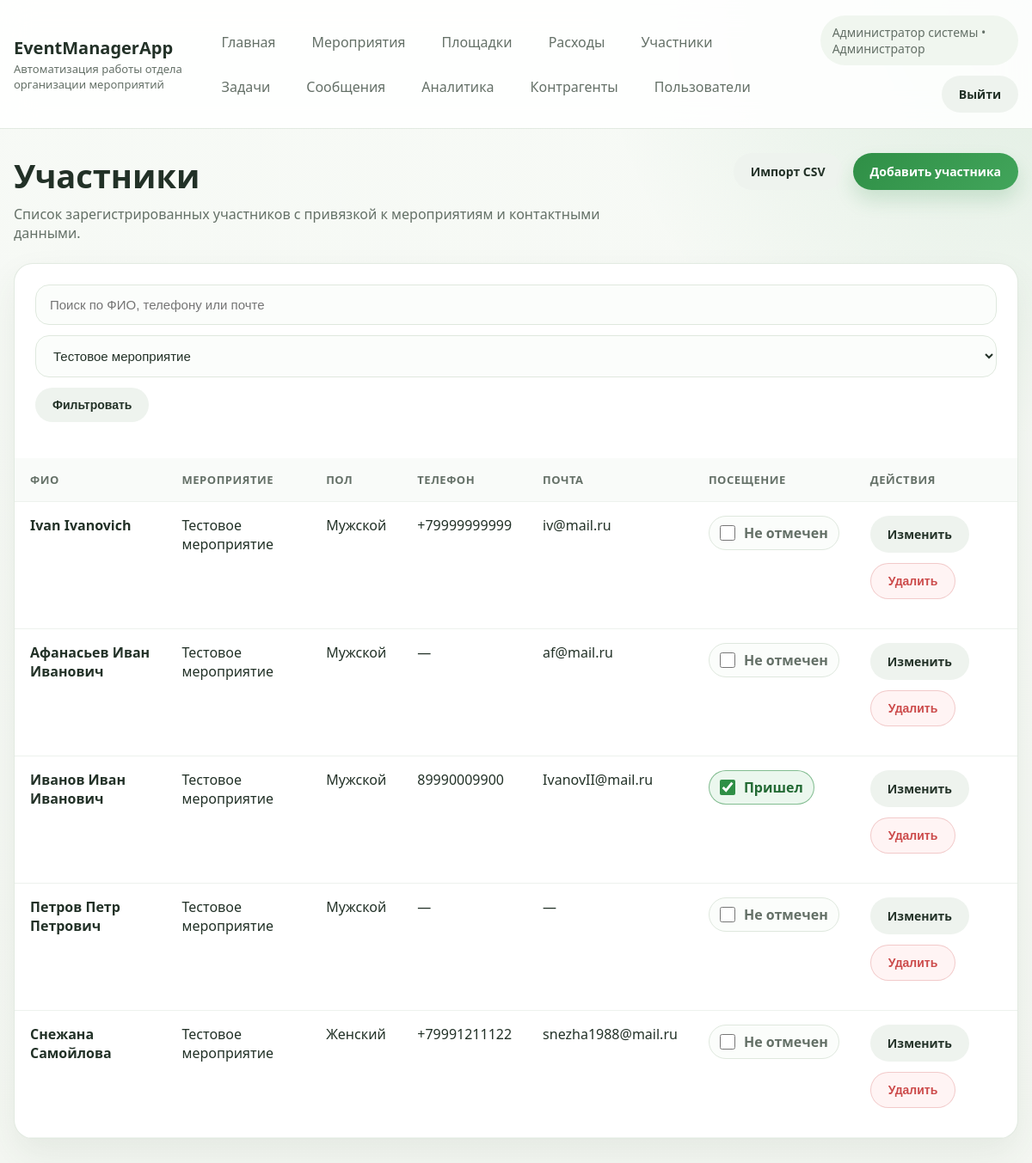
/participants/?event=159 (signed in), run on the app's committed database.
### main/models.py (models this page shows, shortened)
class Employee(AbstractBaseUser, PermissionsMixin):
    ROLE_ADMIN = "admin"
    ROLE_MANAGER = "manager"
    ROLE_ASSISTANT = "assistant"
    ROLE_TEAMLEAD = "teamlead"
    ROLE_CHOICES = [
        (ROLE_ADMIN, "Администратор"),
        (ROLE_MANAGER, "Менеджер"),
        (ROLE_ASSISTANT, "Ассистент"),
        (ROLE_TEAMLEAD, "Руководитель"),
    ]
    e_id = models.BigAutoField(primary_key=True)
    login = models.CharField(max_length=50, unique=True, verbose_name="Логин")
    position = models.CharField(max_length=50, choices=ROLE_CHOICES, verbose_name="Роль")
    fullname = models.CharField(max_length=255, verbose_name="ФИО")
    email = models.EmailField(blank=True, null=True, verbose_name="Почта")
    phone = models.CharField(max_length=50, blank=True, null=True, verbose_name="Телефон")
    age = models.IntegerField(blank=True, null=True, verbose_name="Возраст")
    is_active = models.BooleanField(default=True)
    is_staff = models.BooleanField(default=False)
    objects = EmployeeManager()
    USERNAME_FIELD = "login"
    REQUIRED_FIELDS = []
    class Meta:
        db_table = "employee"
        ordering = ["fullname", "login"]
        permissions = [
            ("can_create_task", "Can create task"),
            ("can_generate_report", "Can generate report"),
        ]
    @property
    def role_label(self):
        if self.is_superuser and not self.position:
            return "Администратор"
        return dict(self.ROLE_CHOICES).get(self.position, self.position)
    @property
    def is_admin(self):
        return self.position == self.ROLE_ADMIN or self.is_superuser
    @property
    def can_manage_users(self):
        return self.is_admin

class Participant(models.Model):
    GENDER_MALE = b"\x01"
    GENDER_FEMALE = b"\x00"
    participant_id = models.AutoField(primary_key=True)
    event = models.ForeignKey(Event, models.DO_NOTHING, db_column="event_id", verbose_name="Мероприятие")
    fullname = models.TextField(blank=True, null=True, verbose_name="ФИО")
    gender = models.BinaryField(blank=True, null=True, verbose_name="Пол")
    phone = models.TextField(blank=True, null=True, verbose_name="Телефон")
    email = models.TextField(blank=True, null=True, verbose_name="Почта")
    attended = models.BooleanField(default=False, verbose_name="Посещение")
    class Meta:
        managed = False
        db_table = "participant"
        ordering = ["fullname"]
    @property
    def gender_display(self):
        if self.gender in (self.GENDER_MALE, memoryview(self.GENDER_MALE)):
            return "Мужской"
        if self.gender in (self.GENDER_FEMALE, memoryview(self.GENDER_FEMALE)):
            return "Женский"
        return "Не указан"

class Event(models.Model):
    STATUS_DRAFT = "Черновик"
    STATUS_PREPARATION = "Подготовка"
    STATUS_ACTIVE = "Проведение"
    STATUS_FINISHED = "Завершено"
    STATUS_CHOICES = [
        (STATUS_DRAFT, "Черновик"),
        (STATUS_PREPARATION, "Подготовка"),
        (STATUS_ACTIVE, "Проведение"),
        (STATUS_FINISHED, "Завершено"),
    ]
    event_id = models.AutoField(primary_key=True, blank=True)
    p = models.ForeignKey(Place, models.DO_NOTHING, blank=True, null=True, db_column="p_id", verbose_name="Площадка")
    title = models.TextField(verbose_name="Название")
    description = models.TextField(blank=True, null=True, verbose_name="Описание")
    time = models.TextField(blank=True, null=True, verbose_name="Дата и время")
    end_date = models.TextField(blank=True, null=True, verbose_name="Дата окончания")
    planned_budget = models.FloatField(
        blank=True,
        null=True,
        default=0,
        validators=[MinValueValidator(0)],
        verbose_name="Планируемый бюджет",
    )
    status = models.TextField(verbose_name="Статус")
    created_by = models.ForeignKey(
        Employee,
        models.DO_NOTHING,
        blank=True,
        null=True,
        db_column="created_by_id",
        related_name="created_events",
        verbose_name="Создатель",
    )
    class Meta:
        managed = False
        db_table = "event"
        ordering = ["-event_id"]

### main/views.py (the view)
# urls.py: path("participants/", views.participants, name="participants"),
@login_required
def participants(request):
    query = request.GET.get("search", "").strip()
    event_id = request.GET.get("event", "").strip()
    visible_events = _visible_events_queryset(request.user)
    object_list = Participant.objects.select_related("event").filter(event__in=visible_events)
    if query:
        object_list = object_list.filter(Q(fullname__icontains=query) | Q(email__icontains=query) | Q(phone__icontains=query))
    if event_id:
        object_list = object_list.filter(event_id=event_id)
    return render(
        request,
        "main/participants.html",
        {
            "participants": object_list,
            "events": visible_events,
            "query": query,
            "selected_event": event_id,
        },
    )

### main/views.py (called while the page is built)
def _visible_events_queryset(user):
    queryset = Event.objects.select_related("p", "created_by")
    if user.is_superuser or user.position in {Employee.ROLE_ADMIN, Employee.ROLE_TEAMLEAD}:
        return queryset
    access_filter = Q(employeeonevent__e=user)
    if user.position == Employee.ROLE_MANAGER:
        access_filter |= Q(created_by=user)
    return queryset.filter(access_filter).distinct()

### main/templates/main/participants.html (shortened to what this page needs)
{% extends 'main/website_headers.html' %}
{% block content %}
    <section class="page-head">
        <div>
            <h1 class="page-title">Участники</h1>
            <p class="page-subtitle">Список зарегистрированных участников с привязкой к мероприятиям и контактными данными.</p>
        </div>
        <div class="toolbar">
            <a href="{% url 'upload_participants_csv' %}{% if selected_event %}?event={{ selected_event }}{% endif %}" class="btn btn-secondary">Импорт CSV</a>
            <a href="{% url 'add_participant' %}{% if selected_event %}?event={{ selected_event }}{% endif %}" class="btn btn-primary">Добавить участника</a>
        </div>
    </section>
    <section class="table-card">
        <div class="panel">
            <div class="filters">
                <form method="get">
                    <input class="form-control" type="text" name="search" placeholder="Поиск по ФИО, телефону или почте" value="{{ query }}">
                    <select class="form-select" name="event">
                        {% for event in events %}
                            <option value="{{ event.pk }}" {% if selected_event == event.pk|stringformat:'s' %}selected{% endif %}>{{ event.title }}</option>
                        {% endfor %}
                    </select>
                    <button type="submit" class="btn btn-secondary">Фильтровать</button>
                </form>
            </div>
        </div>
        <div class="table-scroll">
            <table>
                <thead>
                    <tr>
                        <th>ФИО</th>
                        <th>Мероприятие</th>
                        <th>Пол</th>
                        <th>Телефон</th>
                        <th>Почта</th>
                        <th>Посещение</th>
                        <th>Действия</th>
                    </tr>
                </thead>
                <tbody>
                    {% for participant in participants %}
                        <tr>
                            <td><strong>{{ participant.fullname|default:"—" }}</strong></td>
                            <td>{{ participant.event.title }}</td>
                            <td>{{ participant.gender_display }}</td>
                            <td>{{ participant.phone|default:"—" }}</td>
                            <td>{{ participant.email|default:"—" }}</td>
                            <td>
                                <form action="{% url 'update_participant_attendance' participant.pk %}" method="post" class="inline-check-form">
                                    <label class="attendance-toggle">
                                        <input
                                            type="checkbox"
                                            name="attended"
                                            {% if participant.attended %}checked{% endif %}
                                            onchange="this.form.submit()"
                                        >
                                        <span>{% if participant.attended %}Пришел{% else %}Не отмечен{% endif %}</span>
                                    </label>
                                </form>
                            </td>
                            <td>
                                <div class="toolbar">
                                    <a href="{% url 'edit_participant' participant.pk %}" class="btn btn-secondary">Изменить</a>
                                    <form action="{% url 'delete_participant' participant.pk %}" method="post" onsubmit="return confirm('Удалить участника?');">
                                        <button type="submit" class="btn btn-danger">Удалить</button>
                                    </form>
                                </div>
                            </td>
                        </tr>
                    {% empty %}
                        <tr>
                            <td colspan="7" class="empty-state">Участники пока не добавлены.</td>
                        </tr>
                    {% endfor %}
                </tbody>
            </table>
        </div>
    </section>
{% endblock %}

### main/templates/main/website_headers.html (shortened to what this page needs)
{% load static %}
<!DOCTYPE html>
<html lang="ru">
<head>
    <link rel="stylesheet" href="{% static 'main/css/app.css' %}">
</head>
<body>
<div class="site-shell">
    <header class="topbar">
        <div class="topbar-inner">
            <div class="brand">
                <a href="{% url 'main_page' %}" class="brand-title">EventManagerApp</a>
                <div class="brand-subtitle">Автоматизация работы отдела организации мероприятий</div>
            </div>
            {% if request.user.is_authenticated %}
                <nav class="nav-links">
                    <a class="nav-link" href="{% url 'main_page' %}">Главная</a>
                    <a class="nav-link" href="{% url 'events' %}">Мероприятия</a>
                    <a class="nav-link" href="{% url 'places' %}">Площадки</a>
                    <a class="nav-link" href="{% url 'expenses' %}">Расходы</a>
                    <a class="nav-link" href="{% url 'participants' %}">Участники</a>
                    <a class="nav-link" href="{% url 'tasks' %}">Задачи</a>
                    <a class="nav-link" href="{% url 'messages' %}">Сообщения</a>
                    <a class="nav-link" href="{% url 'analytics' %}">Аналитика</a>
                    <a class="nav-link" href="{% url 'contractors' %}">Контрагенты</a>
                    {% if request.user.can_manage_users %}
                        <a class="nav-link" href="{% url 'employees' %}">Пользователи</a>
                    {% endif %}
                </nav>
                <div class="user-panel">
                    <div class="user-chip">{{ request.user.fullname|default:request.user.login }} • {{ request.user.role_label }}</div>
                    <a href="{% url 'logout' %}" class="btn btn-secondary">Выйти</a>
                </div>
            {% endif %}
        </div>
    </header>
    <main class="page-wrap">
        {% block content %}{% endblock %}
    </main>
</div>
</body>
</html>

### main/static/main/css/app.css (style rules this page uses)
:root { --bg: #f4f7f2; --surface: #ffffff; --surface-muted: #f9fbf9; --border: #dfe8de; --text: #223127; --text-muted: #647067; --primary: #2f8f46; --primary-dark: #236a34; --danger: #cc4b4b; --warning: #d89a1d; --shadow: 0 18px 40px rgba(47, 72, 54, 0.08); --radius: 22px; }
* { box-sizing: border-box; }
body { margin: 0; font-family: "Segoe UI", Tahoma, sans-serif; background: radial-gradient(circle at top right, rgba(47, 143, 70, 0.12), transparent 28%), linear-gradient(180deg, #f7faf6 0%, var(--bg) 100%); color: var(--text); }
a { color: inherit; text-decoration: none; }
.site-shell { min-height: 100vh; }
.topbar { position: sticky; top: 0; z-index: 10; background: rgba(255, 255, 255, 0.88); backdrop-filter: blur(18px); border-bottom: 1px solid rgba(223, 232, 222, 0.9); }
.topbar-inner, .page-wrap { width: min(1200px, calc(100% - 32px)); margin: 0 auto; }
.topbar-inner { display: flex; justify-content: space-between; align-items: center; gap: 20px; padding: 18px 0; }
.brand { display: flex; flex-direction: column; gap: 2px; }
.brand-title { font-size: 20px; font-weight: 700; }
.brand-subtitle { font-size: 13px; color: var(--text-muted); }
.nav-links { display: flex; flex-wrap: wrap; gap: 10px; align-items: center; }
.nav-link { padding: 10px 16px; border-radius: 999px; color: var(--text-muted); transition: 0.2s ease; }
.user-panel { display: flex; align-items: center; gap: 12px; flex-wrap: wrap; justify-content: flex-end; }
.user-chip { padding: 10px 14px; border-radius: 999px; background: #f0f6ef; color: var(--text-muted); font-size: 14px; }
.page-wrap { padding: 28px 0 48px; }
.page-head { display: flex; justify-content: space-between; align-items: flex-start; gap: 16px; margin-bottom: 24px; }
.page-title { margin: 0; font-size: clamp(28px, 4vw, 38px); }
.page-subtitle { margin: 8px 0 0; color: var(--text-muted); max-width: 760px; }
.card, .table-card, .form-card, .stats-card { background: var(--surface); border: 1px solid rgba(223, 232, 222, 0.9); border-radius: var(--radius); box-shadow: var(--shadow); }
.panel { padding: 24px; }
.toolbar, .filters { display: flex; flex-wrap: wrap; gap: 12px; align-items: center; margin-bottom: 18px; }
.filters form, .toolbar form { display: flex; flex-wrap: wrap; gap: 12px; width: 100%; }
.form-control, .form-select, textarea { width: 100%; border: 1px solid var(--border); border-radius: 16px; background: #fbfdfb; padding: 14px 16px; font-size: 15px; color: var(--text); outline: none; transition: border-color 0.2s ease, box-shadow 0.2s ease; }
.inline-check-form { margin: 0; }
.attendance-toggle { display: inline-flex; align-items: center; gap: 10px; padding: 8px 12px; border: 1px solid var(--border); border-radius: 999px; background: #fbfdfb; color: var(--text-muted); cursor: pointer; font-weight: 600; white-space: nowrap; }
.attendance-toggle input { width: 18px; height: 18px; margin: 0; accent-color: var(--primary); }
.attendance-toggle:has(input:checked) { background: #ebf7ee; border-color: rgba(47, 143, 70, 0.55); color: var(--primary-dark); }
.btn { display: inline-flex; align-items: center; justify-content: center; gap: 8px; border: none; border-radius: 999px; padding: 12px 20px; font-size: 14px; font-weight: 600; cursor: pointer; transition: transform 0.2s ease, box-shadow 0.2s ease, background 0.2s ease; }
.btn-primary { color: #fff; background: linear-gradient(135deg, var(--primary), #42a55b); box-shadow: 0 12px 22px rgba(47, 143, 70, 0.18); }
.btn-secondary { background: #eef3ee; color: var(--text); }
.btn-danger { background: #fff4f4; color: var(--danger); border: 1px solid rgba(204, 75, 75, 0.25); }
.table-card { overflow: hidden; }
.table-scroll { overflow-x: auto; }
table { width: 100%; border-collapse: collapse; }
th, td { padding: 16px 18px; text-align: left; vertical-align: top; border-bottom: 1px solid #edf2ed; }
th { font-size: 13px; color: var(--text-muted); letter-spacing: 0.04em; text-transform: uppercase; background: var(--surface-muted); }

### data on the page
Employee: user.fullname "Администратор системы", user.role_label "Администратор"
Participant: fullname "Ivan Ivanovich", event "Тестовое мероприятие", gender_display "Мужской", phone "+79999999999", email "iv@mail.ru", shows "Не отмечен"
Participant: fullname "Афанасьев Иван Иванович", event "Тестовое мероприятие", gender_display "Мужской", phone "—", email "af@mail.ru", shows "Не отмечен"
Participant: fullname "Иванов Иван Иванович", event "Тестовое мероприятие", gender_display "Мужской", phone "89990009900", email "IvanovII@mail.ru", attended "☑", shows "Пришел"
Participant: fullname "Петров Петр Петрович", event "Тестовое мероприятие", gender_display "Мужской", phone "—", email "—", shows "Не отмечен"
Participant: fullname "Снежана Самойлова", event "Тестовое мероприятие", gender_display "Женский", phone "+79991211122", email "snezha1988@mail.ru", shows "Не отмечен"

### other printed values
form field event "Тестовое мероприятие"
